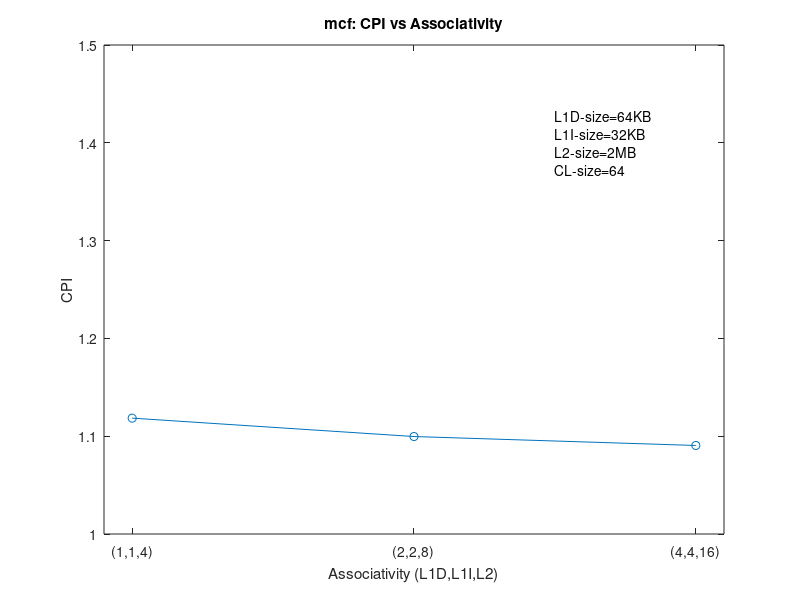
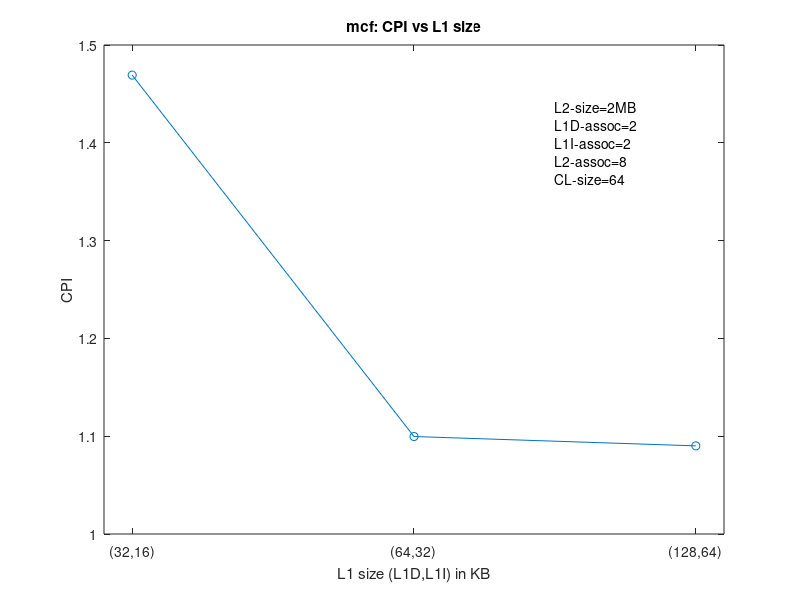
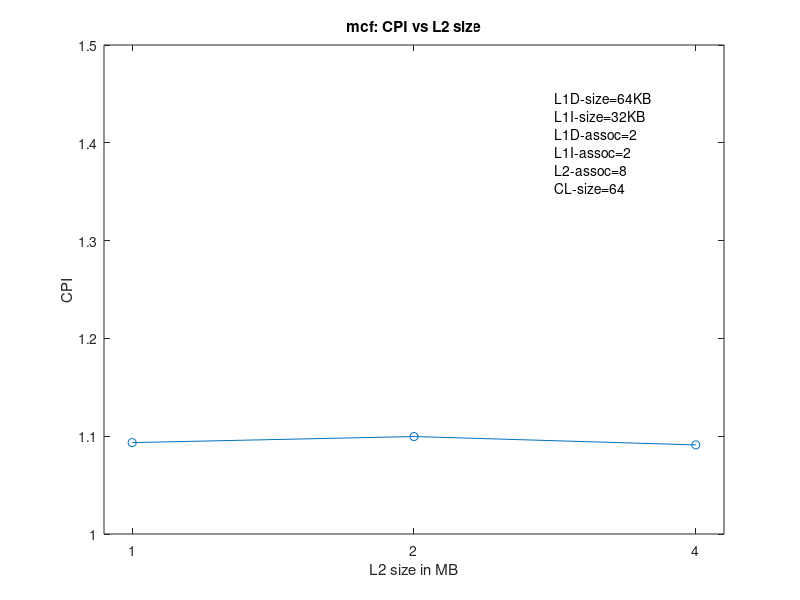
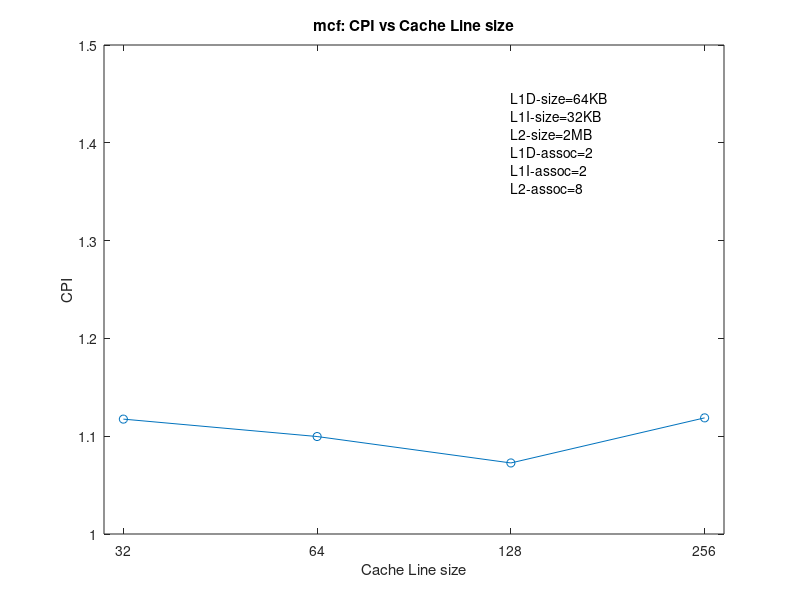

Source code (MATLAB) for these figures, in order:
%CPI plots for mcf

%associativity
cpi=[1.118466 1.099667 1.090521];
figure(1)
plot(1:3,cpi,'Marker','o');
ylim([1 1.5]);
xlim([0.9 3.1]);
xticks([1 2 3]);
xticklabels({'(1,1,4)','(2,2,8)','(4,4,16)'});
title("mcf: CPI vs Associativity");
ylabel("CPI");
xlabel("Associativity (L1D,L1I,L2)");
text(2.5,1.4,{"L1D-size=64KB","L1I-size=32KB","L2-size=2MB","CL-size=64"});

%l1 size
cpi=[1.469198 1.099667 1.090129];
figure(2)
plot(1:3,cpi,'Marker','o');
ylim([1 1.5]);
xlim([0.9 3.1]);
xticks([1 2 3]);
xticklabels({'(32,16)','(64,32)','(128,64)'});
title("mcf: CPI vs L1 size");
ylabel("CPI");
xlabel("L1 size (L1D,L1I) in KB");
text(2.5,1.4,{"L2-size=2MB","L1D-assoc=2","L1I-assoc=2","L2-assoc=8","CL-size=64"});

%l2 size
cpi=[1.093448 1.099667 1.091092];
figure(3)
plot(1:3,cpi,'Marker','o');
ylim([1 1.5]);
xlim([0.9 3.1]);
xticks([1 2 3]);
xticklabels({'1','2','4'});
title("mcf: CPI vs L2 size");
ylabel("CPI");
xlabel("L2 size in MB");
text(2.5,1.4,{"L1D-size=64KB","L1I-size=32KB","L1D-assoc=2","L1I-assoc=2","L2-assoc=8","CL-size=64"});

%CL
cpi=[1.117471 1.099667 1.072646 1.118754];
figure(4)
plot(1:4,cpi,'Marker','o');
ylim([1 1.5]);
xlim([0.9 4.1]);
xticks([1 2 3 4]);
xticklabels({'32','64','128','256'});
title("mcf: CPI vs Cache Line size");
ylabel("CPI");
xlabel("Cache Line size");
text(3,1.4,{"L1D-size=64KB","L1I-size=32KB","L2-size=2MB","L1D-assoc=2","L1I-assoc=2","L2-assoc=8"});